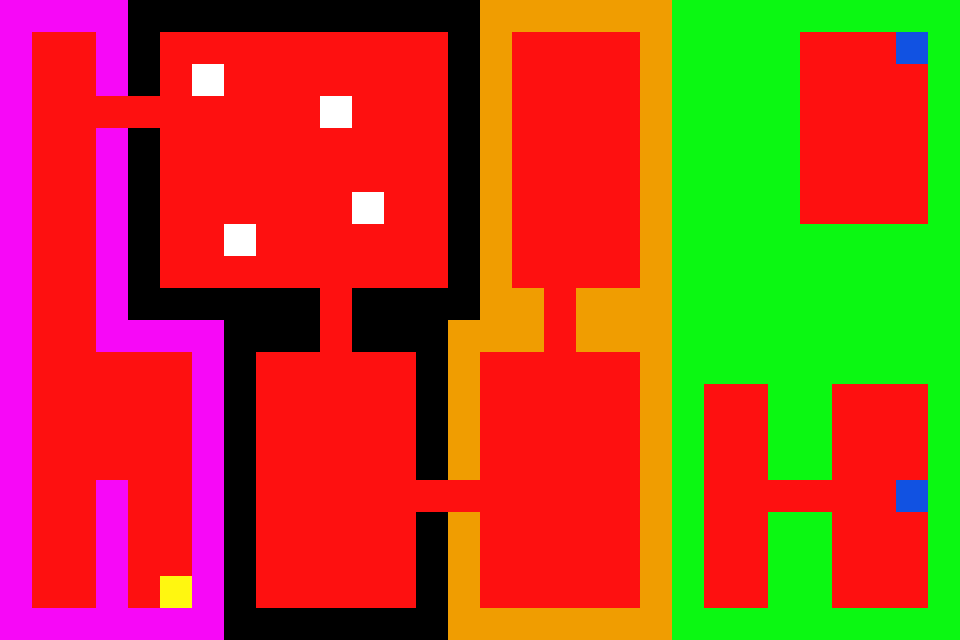

Tiled map render using the project's own tile images. Description and the map definition, with tile-layer contents summarised, below:
An orthogonal 30x20 tile map with 32x32 px tiles, 5 tile layers (ground, walls, moveable blocks, Characters, ...) and 3 objects (Chest 1, Chest 2 Money, Chest 2 No Money).

<map version="1.0" orientation="orthogonal" width="30" height="20" tilewidth="32" tileheight="32">
 <properties>
  <property name="StartX" value="5" />
  <property name="StartY" value="18" />
 </properties>
 <tileset firstgid="1" name="testingTiles" tilewidth="32" tileheight="32">
  <image source="testingTiles.png" width="128" height="64" />
 </tileset>
 <layer name="ground" width="30" height="20">
  <properties>
   <property name="collide" value="false" />
  </properties>
  <data>[600 cells, 600 non-empty, 2 distinct tile ids]</data>
 </layer>
 <layer name="walls" width="30" height="20">
  <properties>
   <property name="collide" value="true" />
  </properties>
  <data>[600 cells, 286 non-empty, 5 distinct tile ids]</data>
 </layer>
 <layer name="moveable blocks" width="30" height="20">
  <properties>
   <property name="block_layer" value="true" />
   <property name="collide" value="true" />
  </properties>
  <data>[600 cells, 4 non-empty, 1 distinct tile ids]</data>
 </layer>
 <layer name="Characters" width="30" height="20">
  <properties>
   <property name="collide" value="false" />
  </properties>
  <data>[600 cells, 0 non-empty, 0 distinct tile ids]</data>
 </layer>
 <layer name="hidden passages" width="30" height="20">
  <properties>
   <property name="collide" value="false" />
  </properties>
  <data>[600 cells, 14 non-empty, 2 distinct tile ids]</data>
 </layer>
 <objectgroup name="Object Interactions" width="30" height="20">
  <object name="Chest 1" x="896" y="480" width="32" height="48">
   <properties>
    <property name="add_coin" value="-20" />
    <property name="display_text" value="Fuck! A theif!" />
   </properties>
  </object>
  <object name="Chest 2 Money" x="896" y="32" width="32" height="48">
   <properties>
    <property name="add_coin" value="50" />
    <property name="call_order" value="1" />
    <property name="disable_object" value="Chest 2 Money" />
    <property name="display_text" value="Cool! A chest! I found 50 coin!" />
    <property name="enable_object" value="Chest 2 No Money" />
   </properties>
  </object>
  <object name="Chest 2 No Money" x="896" y="32" width="32" height="48">
   <properties>
    <property name="call_order" value="0" />
    <property name="display_text" value="Too bad there's no money here." />
    <property name="start_enabled" value="false" />
   </properties>
  </object>
 </objectgroup>
</map>
